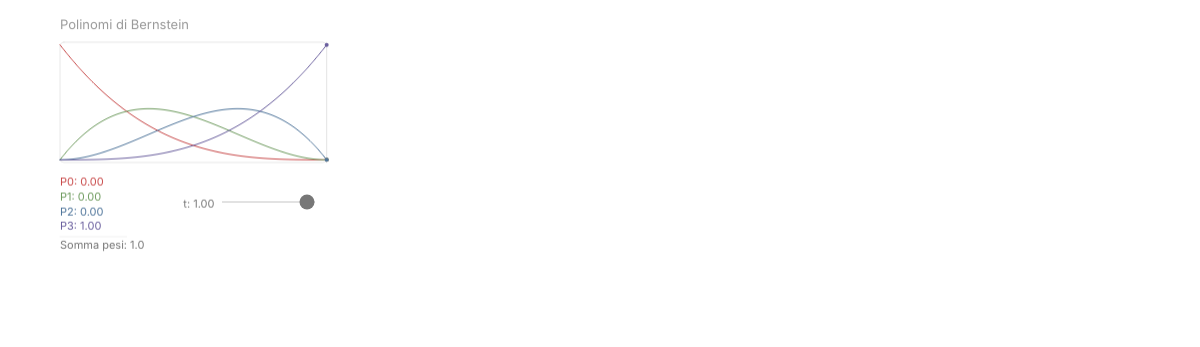
Frame 1 (no input)
Frame 60 (no input): identical to frame 1, image omitted
Frame 120 (the mouse pressed at the canvas centre since frame 60): identical to frame 1, image omitted

The p5.js sketch that drew this single still picture (run headless with seeded random() and noise() and a simulated clock; from frame 60 on, the mouse is pressed at the canvas centre):

// p5.js sketch
// ── sketch.js
// ======================================================
// Bernstein Polynomials Interactive Visualization
// Layout ottimizzato: Slider affiancato ai pesi e titoli grigio chiaro
// ======================================================

let tSlider;

let scaleFactor = 1;
let currentPanelW = 600;
let currentPanelH = 450;

// Colori estratti dalla foto originale dei polinomi
const colors = {
  w0: '#C94A4A', // Rosso/Mattone scuro
  w1: '#6E9B5E', // Verde oliva desaturato
  w2: '#4F759B', // Azzurro avio
  w3: '#6A5F9E'  // Viola/Indaco sommesso
};

// ======================================================
// SETUP
// ======================================================

function setup() {
  let canvasWidth = windowWidth;
  
  scaleFactor = canvasWidth / 1800;
  if (scaleFactor < 0.5) scaleFactor = 0.5; 

  let canvasHeight = 520 * scaleFactor;
  createCanvas(canvasWidth, canvasHeight);

  currentPanelW = canvasWidth;
  currentPanelH = canvasHeight - (100 * scaleFactor);

  // Inizializzazione Slider (la posizione assoluta viene gestita dinamicamente in updateSliderPosition)
  tSlider = createSlider(0, 1, 1.00, 0.01);
  
  tSlider.style("-webkit-appearance", "none");
  tSlider.style("appearance", "none");
  tSlider.style("height", "2px"); 
  tSlider.style("background", "#e2e2e2"); 
  tSlider.style("outline", "none");
  tSlider.style("accent-color", "#777777"); 
  
  updateSliderPosition();
  textFont("Inter", "sans-serif");
}

function updateSliderPosition() {
  let bx = currentPanelW * 0.05; 
  let by = currentPanelH * 0.15;
  let bw = 400 * scaleFactor;
  let bh = 180 * scaleFactor;
  
  // Posiziona lo slider a destra della sezione pesi (distante 240px in orizzontale dall'origine dei testi)
  let sliderX = bx + (240 * scaleFactor);
  let sliderY = by + bh + (55 * scaleFactor);
  
  tSlider.position(sliderX, sliderY);
  tSlider.style("width", (140 * scaleFactor) + "px");
}

// ======================================================
// TEXT SAFE (Identico per font e pesi alla reference)
// ======================================================

function drawTextSafe(str, x, y, size, isLightGray = false, customColor = null) {
  push();
  noStroke();
  if (customColor) {
    fill(customColor);
  } else if (isLightGray) {
    fill(153); // Grigio chiaro #999999 (come le scritte descrittive del reference)
  } else {
    fill(119); // Grigio medio #777777 del sito per i titoli principali e totali
  }
  textStyle(NORMAL); 
  textAlign(LEFT);   
  textSize(size);
  text(str, x, y);
  pop();
}

// ======================================================
// DRAW
// ======================================================

function draw() {
  background(255); 

  const tValue = tSlider.value();

  const titleSize = max(13, 15 * scaleFactor);
  const labelSize = max(11, 13 * scaleFactor);
  
  let bx = currentPanelW * 0.05; 
  let by = currentPanelH * 0.15;
  let bw = 400 * scaleFactor;
  let bh = 180 * scaleFactor;

  // 1. Titolo del Grafico: impostato in grigio chiaro (#999999) come richiesto
  drawTextSafe("Polinomi di Bernstein", bx, by - (20 * scaleFactor), titleSize, true);

  // 2. Disegno del rettangolo contenitore dello spettro
  stroke(226);
  strokeWeight(1.2 * scaleFactor);
  fill(255);
  rect(bx, by, bw, bh, 6 * scaleFactor);

  // 3. Calcolo e rendering delle curve di Bernstein
  drawCurves(bx, by, bw, bh);

  // 4. Linea di tracciamento verticale del tempo corrente t
  let indicatorX = map(tValue, 0, 1, bx, bx + bw);
  stroke(226, 226, 226, 150);
  strokeWeight(1 * scaleFactor);
  line(indicatorX, by, indicatorX, by + bh);

  // 5. Calcolo dei pesi
  let mt = 1 - tValue;
  let w0 = mt * mt * mt;
  let w1 = 3 * mt * mt * tValue;
  let w2 = 3 * mt * tValue * tValue;
  let w3 = tValue * tValue * tValue;
  let somma = w0 + w1 + w2 + w3;

  // Intersezioni sulla linea di scansione
  drawIntersections(tValue, bx, by, bw, bh, [w0, w1, w2, w3]);

  // 6. Blocco Informativo Inferiore (Legenda a sinistra, Controlli a destra)
  const infoY = by + bh + (35 * scaleFactor);
  const rowSpacing = 22 * scaleFactor;

  // Colonna Sinistra: Mostra solo il nome del punto P e il relativo coefficiente numerico
  drawTextSafe(`P0: ${w0.toFixed(2)}`, bx, infoY, labelSize, false, colors.w0);
  drawTextSafe(`P1: ${w1.toFixed(2)}`, bx, infoY + rowSpacing, labelSize, false, colors.w1);
  drawTextSafe(`P2: ${w2.toFixed(2)}`, bx, infoY + (rowSpacing * 2), labelSize, false, colors.w2);
  drawTextSafe(`P3: ${w3.toFixed(2)}`, bx, infoY + (rowSpacing * 3), labelSize, false, colors.w3);

  stroke(235);
  line(bx, infoY + (rowSpacing * 3) + (10 * scaleFactor), bx + (100 * scaleFactor), infoY + (rowSpacing * 3) + (10 * scaleFactor));
  drawTextSafe(`Somma pesi: ${somma.toFixed(1)}`, bx, infoY + (rowSpacing * 3) + (28 * scaleFactor), labelSize, false);

  // Colonna Destra: Parametro temporale posizionato esattamente a sinistra dello slider
  let labelX = bx + (185 * scaleFactor); 
  let labelY = by + bh + (68 * scaleFactor); // Allineato visivamente al centro orizzontale dello slider
  drawTextSafe(`t: ${tValue.toFixed(2)}`, labelX, labelY, labelSize, false);
}

// ======================================================
// FUNZIONI DI CALCOLO E TRACCIAMENTO DELLE CURVE
// ======================================================

function drawCurves(bx, by, bw, bh) {
  noFill();
  strokeWeight(1.5 * scaleFactor);

  for (let i = 0; i < 4; i++) {
    if (i === 0) stroke(colors.w0);
    if (i === 1) stroke(colors.w1);
    if (i === 2) stroke(colors.w2);
    if (i === 3) stroke(colors.w3);

    beginShape();
    for (let xOffset = 0; xOffset <= bw; xOffset++) {
      let localT = xOffset / bw;
      let mt = 1 - localT;
      let yVal = 0;

      if (i === 0) yVal = mt * mt * mt;
      if (i === 1) yVal = 3 * mt * mt * localT;
      if (i === 2) yVal = 3 * mt * localT * localT;
      if (i === 3) yVal = localT * localT * localT;

      let drawX = bx + xOffset;
      let drawY = map(yVal, 0, 1, by + bh - (4 * scaleFactor), by + (4 * scaleFactor));

      vertex(drawX, drawY);
    }
    endShape();
  }
}

function drawIntersections(t, bx, by, bw, bh, values) {
  let drawX = map(t, 0, 1, bx, bx + bw);
  let cKeys = [colors.w0, colors.w1, colors.w2, colors.w3];

  for (let i = 0; i < 4; i++) {
    let drawY = map(values[i], 0, 1, by + bh - (4 * scaleFactor), by + (4 * scaleFactor));
    fill(cKeys[i]);
    noStroke();
    circle(drawX, drawY, 6 * scaleFactor);
  }
}

// ======================================================
// FINESTRE E RIDIMENSIONAMENTO
// ======================================================

function windowResized() {
  let canvasWidth = windowWidth;
  scaleFactor = canvasWidth / 1800;
  if (scaleFactor < 0.5) scaleFactor = 0.5;

  let canvasHeight = 520 * scaleFactor;
  resizeCanvas(canvasWidth, canvasHeight);

  currentPanelW = canvasWidth;
  currentPanelH = canvasHeight - (100 * scaleFactor);

  updateSliderPosition();
}
